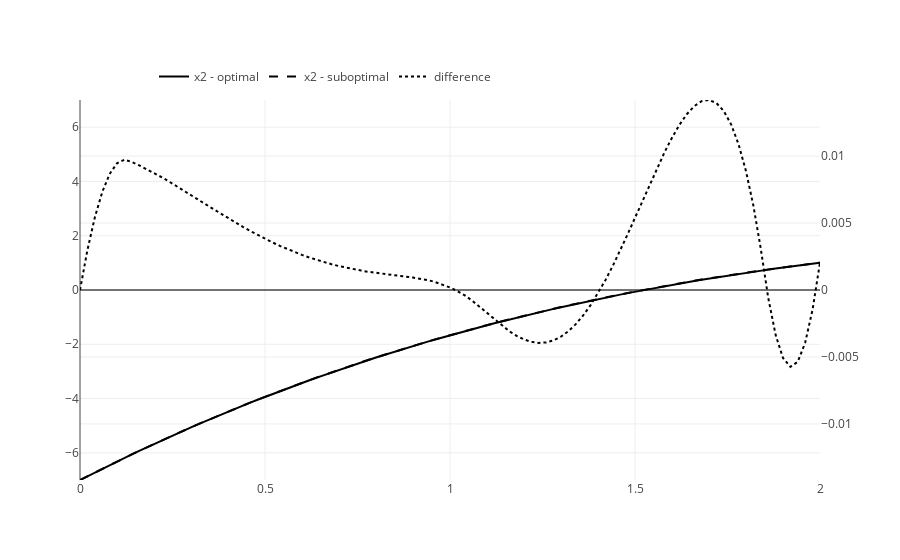

Notebook code for this chart:
### Code cell
iplot(
    go.Figure(
        data=[
            fig_optimal_state,
            fig_suboptimal_state,
            fig_difference_state
        ],
        layout=go.Layout(
            legend=dict(orientation="h", x=0.1, y=1.1),
            xaxis=dict(
                range=(optimal_model.t0, optimal_model.t1)
            ),
            yaxis1=dict(
                range=(-7, 7)
            ),
            yaxis2=dict(
                range=(-max_dif, max_dif),
                overlaying="y1",
                side="right"
            )
        )
    )
)
